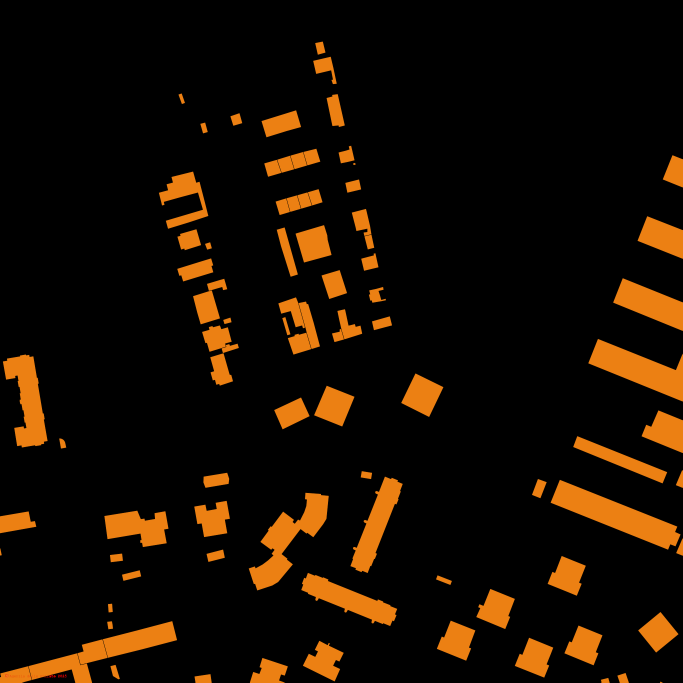
#> input picture test-maps/ows03.png, 2048 x 2048 px (shown at 1/3 size)
$ python -i snitcher.py   (imports and definitions only)
#> lines starting #> are read from the running program, lines starting #| are printed output that depends on the picture; after the words box and inside, x2 and y2 are one past the last pixel; in counts of white or black regions, pixels touching at a corner belong together
#!/usr/bin/env python3
"""
Extract building polygons from WMS tile images.
Buildings are orange polygons with black borders on transparent background.

OPTIMIZED VERSION: Uses geometric buffering instead of brute-force pixel search.
"""

import json
import sys
from datetime import datetime
from pathlib import Path

import cv2
import numpy as np


def load_image(image_path):
    """Load image with alpha channel."""
#> called with image_path = 'test-maps/ows03.png'
    img = cv2.imread(image_path, cv2.IMREAD_UNCHANGED)
#> img is the input picture: shape (2048, 2048, 4); mean B, G, R, A 2, 13.3, 24.6, 28
#| Image shape: (2048, 2048, 4)
    if img is None:
        raise ValueError(f"Could not load image: {image_path}")
    return img


def extract_alpha_mask(img):
    """Extract alpha channel to get building areas."""
    if img.shape[2] == 4:
        alpha = img[:, :, 3]
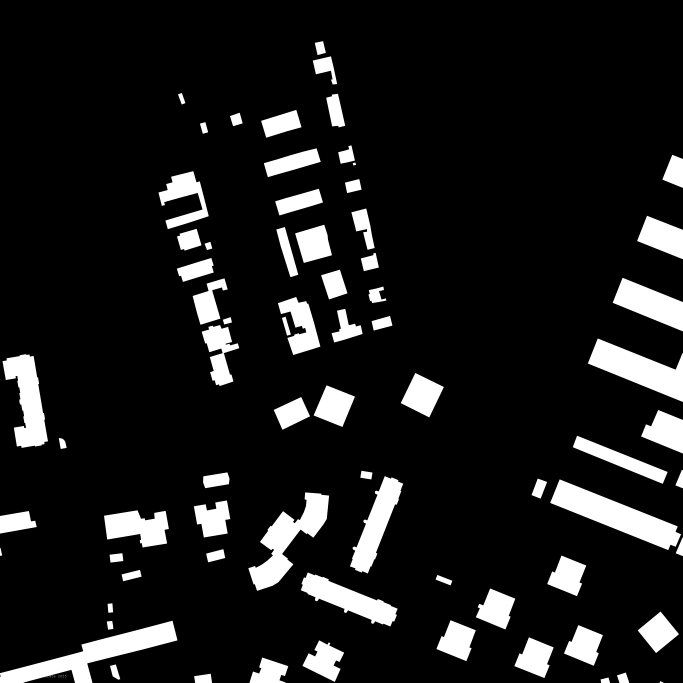
#> alpha: shape (2048, 2048) (shown at 1/3 size); min 0, max 255, mean 28
    else:
        # If no alpha channel, assume non-white pixels are buildings
        gray = cv2.cvtColor(img, cv2.COLOR_BGR2GRAY)
        _, alpha = cv2.threshold(gray, 250, 255, cv2.THRESH_BINARY_INV)
    return alpha


def extract_black_borders(img, alpha):
    """Estrae le linee nere (bordi) che separano gli edifici."""

    # Genera una matrice Booleana (True/False): ignora lo sfondo trasparente vuoto
    opaque_mask = alpha > 128
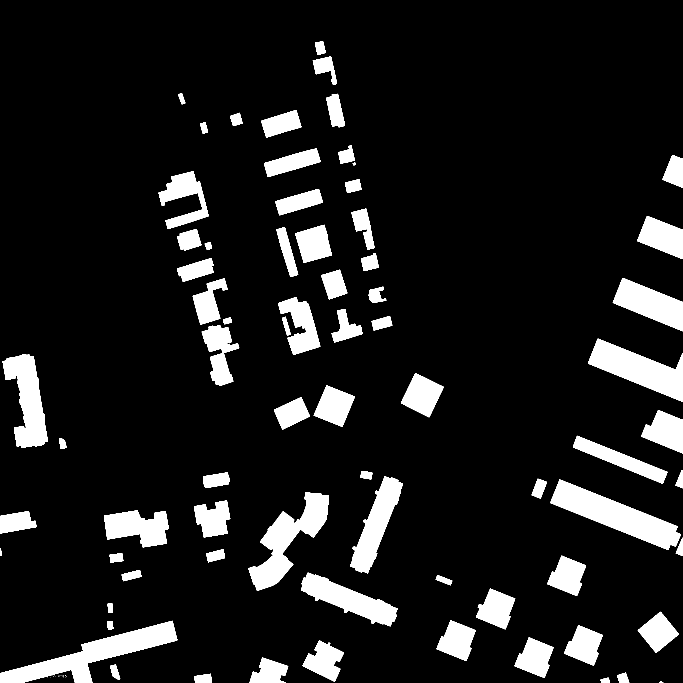
#> opaque_mask: shape (2048, 2048) bool (shown at 1/3 size); 11% white; 92 white regions (19 under 20 px), largest, box (x1, y1, x2, y2) and area: (0, 1862, 532, 2048) 30580, (1651, 1438, 2043, 1650) 29862, (745, 1477, 987, 1772) 25213

    # Se l'immagine è BGRA (4 canali), scarta l'ultimo (Alpha) per analizzare solo il colore
    if img.shape[2] == 4:
        bgr = img[:, :, :3]  # Prendi tutti i pixel, ma solo i primi 3 canali (B, G, R)
    else:
        bgr = img

    # Prendi i pixel neri
    # np.all(..., axis=2): Controlla se B, G e R sono TUTTI scuri (< 100) nello stesso pixel.
    # & opaque_mask: ...ma SOLO se il pixel non è trasparente.
    black_mask = np.all(bgr < 100, axis=2) & opaque_mask
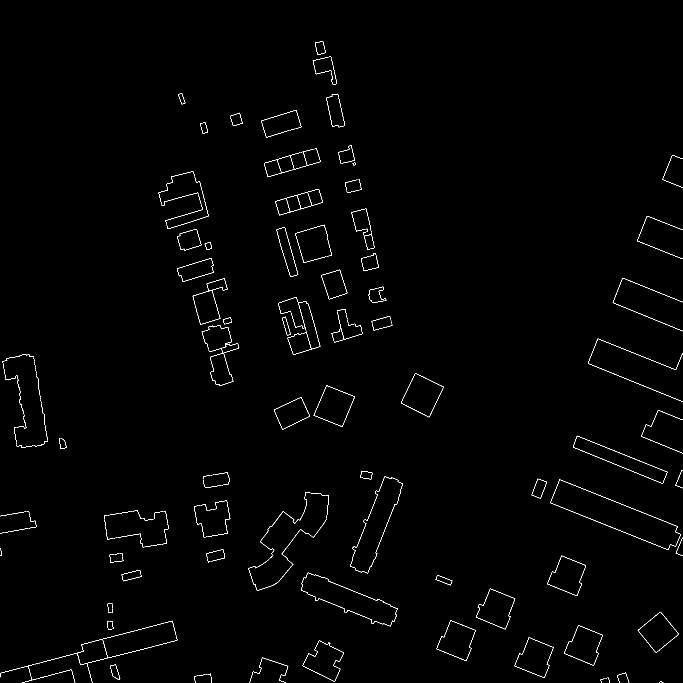
#> black_mask: shape (2048, 2048) bool (shown at 1/3 size); 0.55% white in thin lines or dots

    # Trasforma True/False in 1/0 (uint8), poi in 255/0 per avere Bianco/Nero
    return black_mask.astype(np.uint8) * 255
#> returned value: shape (2048, 2048); 0.55% white in thin lines or dots


def separate_buildings(alpha, black_borders):
    """
    Separa gli edifici attaccati usando i bordi neri come separatori.
    Usa una dilatazione a CROCE per preservare meglio gli angoli retti.
    """

    # Usiamo MORPH_CROSS dimensione 3x3.
    # Forma:
    #   0 1 0
    #   1 1 1
    #   0 1 0
    # Questo espande il bordo nero nelle direzioni principali ma NON riempie gli angoli,
    # riducendo l'erosione della forma quadrata degli edifici.
    kernel = cv2.getStructuringElement(cv2.MORPH_CROSS, (3, 3))

    dilated_borders = cv2.dilate(black_borders, kernel, iterations=0)

    # Copiamo la maschera degli edifici e impostiamo a 0 (nero) i pixel
    # dove passa il nostro bordo dilatato.
    building_mask = alpha.copy()
    building_mask[dilated_borders > 0] = 0
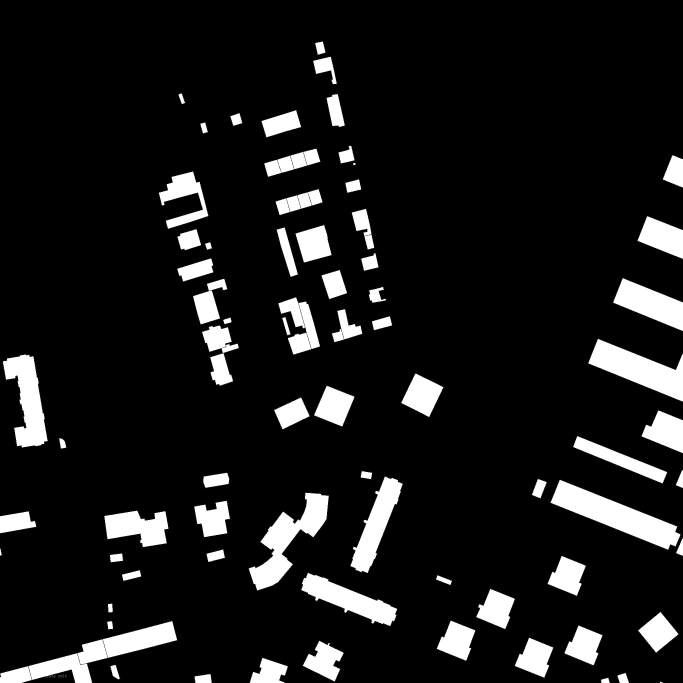
#> building_mask: shape (2048, 2048) (shown at 1/3 size); 0.55% of pixels changed, all inside (x1, y1, x2, y2) = (0, 124, 2048, 2048)

    # Puliamo l'immagine risultante: tutto ciò che non è nero diventa bianco puro.
    _, binary = cv2.threshold(building_mask, 128, 255, cv2.THRESH_BINARY)
#> binary: shape (2048, 2048); 10.4% white; 95 white regions (22 under 20 px), largest, box (x1, y1, x2, y2) and area: (0, 1864, 531, 2048) 29289, (1652, 1440, 2041, 1649) 28951, (746, 1478, 986, 1771) 24172

    # Rimuove rumore puntiforme (piccoli pixel isolati rimasti dopo il taglio)
    # Qui usiamo ancora un kernel 3x3 classico perché è più efficace per pulire il rumore.
    kernel_clean = np.ones((3, 3), np.uint8)
    binary = cv2.morphologyEx(binary, cv2.MORPH_OPEN, kernel_clean, iterations=1)
#> binary: shape (2048, 2048); 10.4% white; 74 white regions (1 under 20 px)

    # Conta le isole separate. Connettività 4 (orizzontale/verticale) per evitare di collegare
    # diagonalmente edifici adiacenti.
    num_labels, markers = cv2.connectedComponents(binary, connectivity=4)
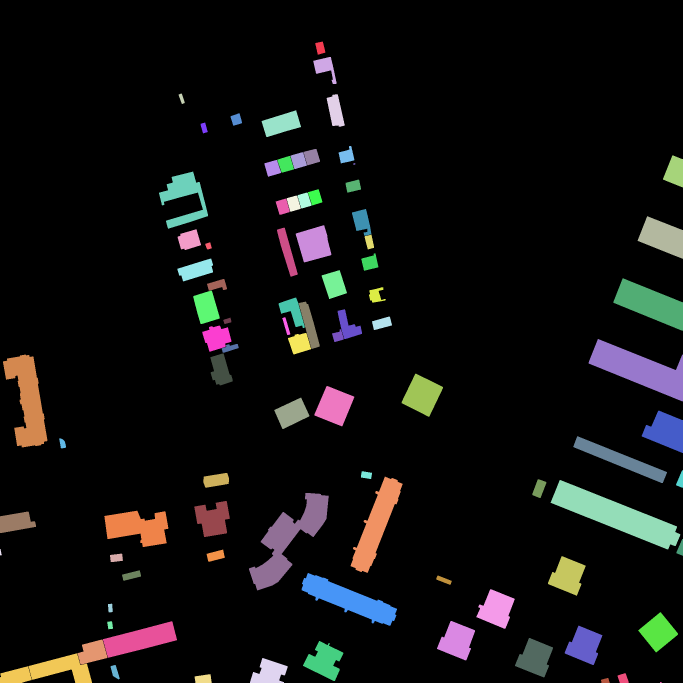
#> markers: shape (2048, 2048) int32 (shown at 1/3 size); 89 distinct labels, from 0 to 88; one colour per label, 0 black
#> num_labels = 89

    print(
        f"Found {num_labels - 1} separate building regions after removing dilated borders"
    )
#| Found 88 separate building regions after removing dilated borders
#> (the rest of the program and of its run is left out)
